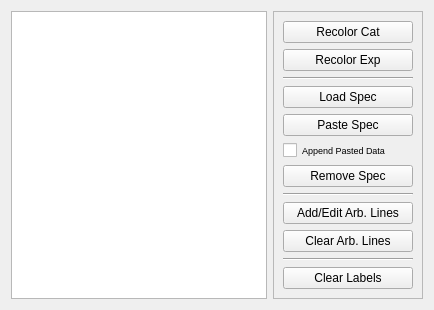
          <widget class="QWidget" name="horizontalLayoutWidget_2">
           <layout class="QHBoxLayout" name="horizontalLayout">
            <item>
             <widget class="ScaledPlotWidget" name="FFplotFigure"/>
            </item>
            <item>
             <widget class="QFrame" name="frame_FFplotButtons">
              <property name="sizePolicy">
               <sizepolicy hsizetype="Fixed" vsizetype="Preferred">
                <horstretch>0</horstretch>
                <verstretch>0</verstretch>
               </sizepolicy>
              </property>
              <property name="minimumSize">
               <size>
                <width>150</width>
                <height>0</height>
               </size>
              </property>
              <property name="maximumSize">
               <size>
                <width>150</width>
                <height>16777215</height>
               </size>
              </property>
              <property name="frameShape">
               <enum>QFrame::StyledPanel</enum>
              </property>
              <property name="frameShadow">
               <enum>QFrame::Raised</enum>
              </property>
              <layout class="QVBoxLayout" name="verticalLayout_10">
               <item>
                <widget class="QPushButton" name="btn_FFrecolorCat">
                 <property name="text">
                  <string>Recolor Cat</string>
                 </property>
                </widget>
               </item>
               <item>
                <widget class="QPushButton" name="btn_FFrecolorExp">
                 <property name="text">
                  <string>Recolor Exp</string>
                 </property>
                </widget>
               </item>
               <item>
                <widget class="Line" name="line_10">
                 <property name="orientation">
                  <enum>Qt::Horizontal</enum>
                 </property>
                </widget>
               </item>
               <item>
                <widget class="QPushButton" name="btn_FFloadExp">
                 <property name="text">
                  <string>Load Spec</string>
                 </property>
                </widget>
               </item>
               <item>
                <widget class="QPushButton" name="btn_FFpasteExp">
                 <property name="text">
                  <string>Paste Spec</string>
                 </property>
                </widget>
               </item>
               <item>
                <widget class="QCheckBox" name="check_FFappendExp">
                 <property name="font">
                  <font>
                   <pointsize>7</pointsize>
                  </font>
                 </property>
                 <property name="text">
                  <string>Append Pasted Data</string>
                 </property>
                </widget>
               </item>
               <item>
                <widget class="QPushButton" name="btn_FFremoveExp">
                 <property name="text">
                  <string>Remove Spec</string>
                 </property>
                </widget>
               </item>
               <item>
                <widget class="Line" name="line_7">
                 <property name="orientation">
                  <enum>Qt::Horizontal</enum>
                 </property>
                </widget>
               </item>
               <item>
                <widget class="QPushButton" name="btn_FFaddSticks">
                 <property name="text">
                  <string>Add/Edit Arb. Lines</string>
                 </property>
                </widget>
               </item>
               <item>
                <widget class="QPushButton" name="btn_FFclearSticks">
                 <property name="text">
                  <string>Clear Arb. Lines</string>
                 </property>
                </widget>
               </item>
               <item>
                <widget class="Line" name="line_8">
                 <property name="orientation">
                  <enum>Qt::Horizontal</enum>
                 </property>
                </widget>
               </item>
               <item>
                <widget class="QPushButton" name="btn_FFclearLabels">
                 <property name="text">
                  <string>Clear Labels</string>
                 </property>
                </widget>
               </item>
              </layout>
             </widget>
            </item>
           </layout>
          </widget>
